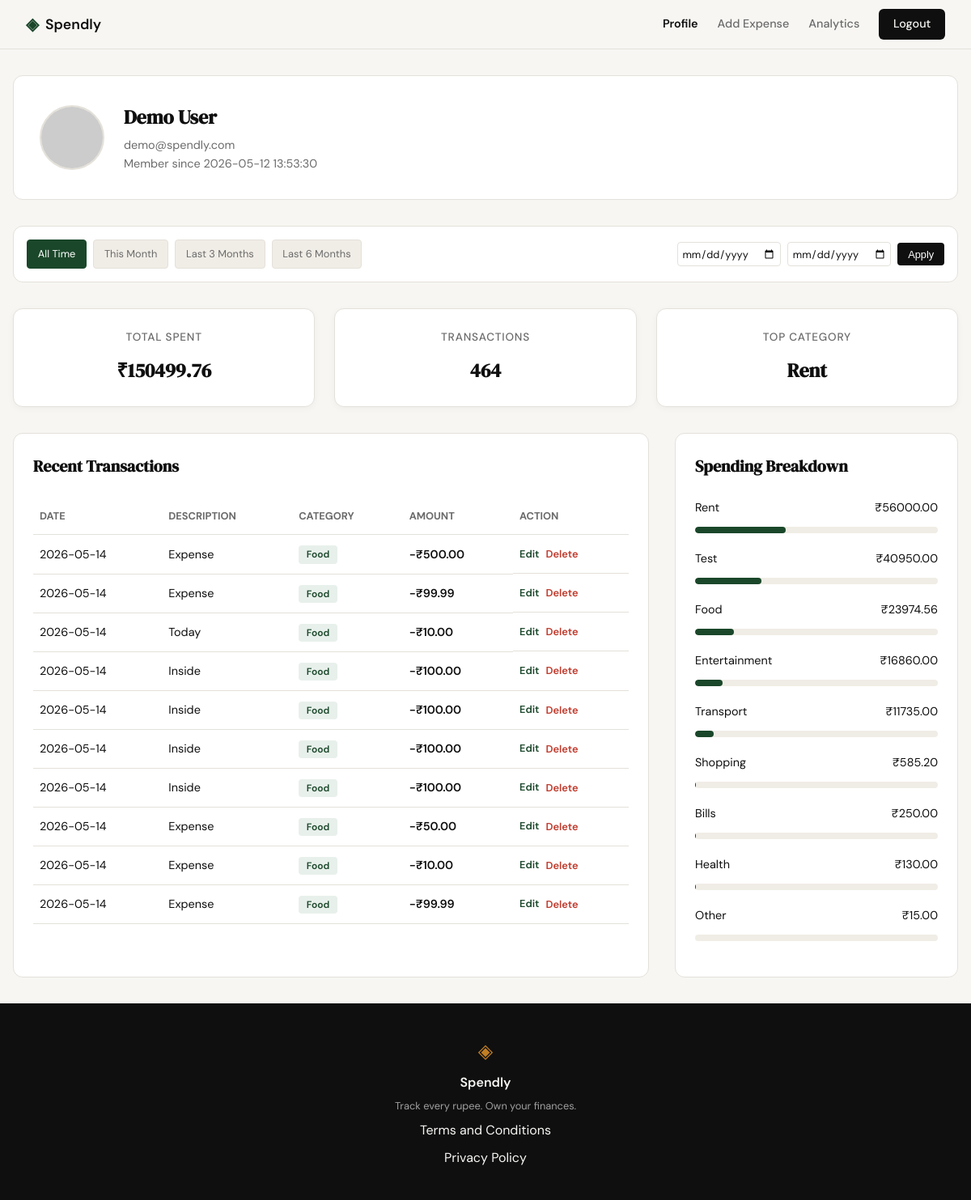
Screenshot of /profile (signed in) with the database file from the repository.
### tables this page shows
CREATE TABLE users (
            id INTEGER PRIMARY KEY AUTOINCREMENT,
            name TEXT NOT NULL,
            email TEXT UNIQUE NOT NULL,
            password_hash TEXT NOT NULL,
            created_at TEXT DEFAULT (datetime('now'))
        );

CREATE TABLE expenses (
            id INTEGER PRIMARY KEY AUTOINCREMENT,
            user_id INTEGER NOT NULL,
            amount REAL NOT NULL,
            category TEXT NOT NULL,
            date TEXT NOT NULL,
            description TEXT,
            created_at TEXT DEFAULT (datetime('now')),
            FOREIGN KEY (user_id) REFERENCES users (id)
        );

### app.py (the view)
@app.route("/profile")
@login_required
def profile():
    user_id = session.get("user_id")
    date_from = request.args.get("date_from")
    date_to = request.args.get("date_to")
    def validate_date(d):
        if not d: return None
        try:
            return datetime.strptime(d, "%Y-%m-%d").date().isoformat()
        except ValueError:
            return None
    date_from = validate_date(date_from)
    date_to = validate_date(date_to)
    if date_from and date_to and date_from > date_to:
        flash("Start date must be before end date.")
        date_from = date_to = None
    db = get_db()
    user_row = db.execute(
        "SELECT name, email, created_at FROM users WHERE id = ?",
        (user_id,)
    ).fetchone()
    stats_row = get_summary_stats(user_id, date_from, date_to)
    total_spent_val = stats_row["total_spent"] if stats_row and stats_row["total_spent"] is not None else 0.0
    transaction_count = stats_row["transaction_count"] if stats_row else 0
    categories_rows = get_category_breakdown(user_id, date_from, date_to)
    category_breakdown = []
    top_category = "N/A"
    for i, row in enumerate(categories_rows):
        category = row["category"]
        amount = row["total"]
        percentage = (amount / total_spent_val * 100) if total_spent_val > 0 else 0
        if i == 0:
            top_category = category
        category_breakdown.append({
            "category": category,
            "amount": f"₹{amount:.2f}",
            "percentage": round(percentage, 1)
        })
    transactions_rows = get_recent_transactions(user_id, date_from=date_from, date_to=date_to)
    user_profile = {
        "user": {
            "name": user_row["name"],
            "email": user_row["email"],
            "join_date": user_row["created_at"],
            "avatar": f"https://api.dicebear.com/7.x/avataaars/svg?seed={user_row['name']}"
        },
        "stats": {
            "total_spent": f"₹{total_spent_val:.2f}",
            "transaction_count": transaction_count,
            "top_category": top_category
        },
        "category_breakdown": category_breakdown,
        "transactions": [
            {
                "id": row["id"],
                "date": row["date"],
                "description": row["description"],
                "category": row["category"],
                "amount": f"-₹{row['amount']:.2f}"
            }
            for row in transactions_rows
        ]
    }
    today = date.today()
    this_month_start = today.replace(day=1).isoformat()
    this_month_end = today.isoformat()
    last_3m_start = (today - relativedelta(months=3)).isoformat()
    last_3m_end = today.isoformat()
    last_6m_start = (today - relativedelta(months=6)).isoformat()
    last_6m_end = today.isoformat()
    return render_template(
        "profile.html",
        profile=user_profile,
        date_from=date_from,
        date_to=date_to,
        this_month_start=this_month_start,
        this_month_end=this_month_end,
        last_3m_start=last_3m_start,
        last_3m_end=last_3m_end,
        last_6m_start=last_6m_start,
        last_6m_end=last_6m_end
    )

### app.py (called while the page is built)
def login_required(f):
    @wraps(f)
    def decorated_function(*args, **kwargs):
        if session.get("user_id") is None:
            return redirect(url_for("login"))
        return f(*args, **kwargs)
    return decorated_function

### database/db.py (called while the page is built)
def get_db():
    if 'db' not in g:
        g.db = sqlite3.connect(current_app.config['DATABASE'])
        g.db.row_factory = sqlite3.Row
        g.db.execute("PRAGMA foreign_keys = ON")
    return g.db

### database/queries.py (called while the page is built)
def get_summary_stats(user_id, date_from=None, date_to=None):
    db = get_db()
    query = "SELECT SUM(amount) as total_spent, COUNT(id) as transaction_count FROM expenses WHERE user_id = ?"
    params = [user_id]
    if date_from and date_to:
        query += " AND date BETWEEN ? AND ?"
        params.extend([date_from, date_to])
    row = db.execute(query, params).fetchone()
    return row

def get_recent_transactions(user_id, limit=10, date_from=None, date_to=None):
    db = get_db()
    query = "SELECT id, date, description, category, amount FROM expenses WHERE user_id = ?"
    params = [user_id]
    if date_from and date_to:
        query += " AND date BETWEEN ? AND ?"
        params.extend([date_from, date_to])
    query += " ORDER BY date DESC LIMIT ?"
    params.append(limit)
    rows = db.execute(query, params).fetchall()
    return rows

def get_category_breakdown(user_id, date_from=None, date_to=None):
    db = get_db()
    query = "SELECT category, SUM(amount) as total FROM expenses WHERE user_id = ?"
    params = [user_id]
    if date_from and date_to:
        query += " AND date BETWEEN ? AND ?"
        params.extend([date_from, date_to])
    query += " GROUP BY category ORDER BY total DESC"
    rows = db.execute(query, params).fetchall()
    return rows

### templates/profile.html (shortened to what this page needs)
{% extends "base.html" %}
{% block content %}
<link rel="stylesheet" href="{{ url_for('static', filename='css/profile.css') }}">
<div class="profile-container">
    <div class="profile-header-card">
        <img src="{{ profile.user.avatar }}" alt="User Avatar" class="profile-avatar">
        <div class="profile-info">
            <h2>{{ profile.user.name }}</h2>
            <p>{{ profile.user.email }}</p>
            <p>Member since {{ profile.user.join_date }}</p>
        </div>
    </div>
    <div class="filter-bar">
        <div class="filter-presets">
            <a href="{{ url_for('profile', date_from='', date_to='') }}"
               class="preset-btn {{ 'active' if not date_from and not date_to }}">All Time</a>
            <a href="{{ url_for('profile', date_from=this_month_start, date_to=this_month_end) }}"
               class="preset-btn {{ 'active' if date_from == this_month_start and date_to == this_month_end }}">This Month</a>
            <a href="{{ url_for('profile', date_from=last_3m_start, date_to=last_3m_end) }}"
               class="preset-btn {{ 'active' if date_from == last_3m_start and date_to == last_3m_end }}">Last 3 Months</a>
            <a href="{{ url_for('profile', date_from=last_6m_start, date_to=last_6m_end) }}"
               class="preset-btn {{ 'active' if date_from == last_6m_start and date_to == last_6m_end }}">Last 6 Months</a>
        </div >
        <form class="custom-range" method="GET" action="{{ url_for('profile') }}">
            <input type="date" name="date_from" value="{{ date_from or '' }}" placeholder="From">
            <input type="date" name="date_to" value="{{ date_to or '' }}" placeholder="To">
            <button type="submit" class="apply-btn">Apply</button>
        </form>
    </div>
    <div class="stats-grid">
        <div class="stat-card">
            <span class="stat-label">Total Spent</span>
            <span class="stat-value">{{ profile.stats.total_spent }}</span>
        </div>
        <div class="stat-card">
            <span class="stat-label">Transactions</span>
            <span class="stat-value">{{ profile.stats.transaction_count }}</span>
        </div>
        <div class="stat-card">
            <span class="stat-label">Top Category</span>
            <span class="stat-value">{{ profile.stats.top_category }}</span>
        </div>
    </div>
    <div class="dashboard-grid">
        <div class="data-card">
            <h3 class="card-title">Recent Transactions</h3>
            <table class="transaction-table">
                <thead>
                    <tr>
                        <th>Date</th>
                        <th>Description</th>
                        <th>Category</th>
                        <th>Amount</th>
                        <th>Action</th>
                    </tr>
                </thead>
                <tbody>
                    {% for tx in profile.transactions %}
                    <tr>
                        <td>{{ tx.date }}</td>
                        <td>{{ tx.description }}</td>
                        <td><span class="category-badge">{{ tx.category }}</span></td>
                        <td class="amount-neg">{{ tx.amount }}</td>
                        <td class="action-cell">
                            <a href="{{ url_for('edit_expense', id=tx.id) }}" class="edit-link">Edit</a>
                            <form action="{{ url_for('delete_expense', id=tx.id) }}" method="POST" style="display: inline;">
                                <button type="submit" class="delete-link" onclick="return confirm('Are you sure you want to delete this expense?')">Delete</button>
                            </form>
                        </td>
                    </tr>
                    {% endfor %}
                </tbody>
            </table>
        </div>
        <div class="data-card">
            <h3 class="card-title">Spending Breakdown</h3>
            <div class="category-list">
                {% for cat in profile.category_breakdown %}
                <div class="category-item">
                    <div class="category-info">
                        <span>{{ cat.category }}</span>
                        <span>{{ cat.amount }}</span>
                    </div>
                    <div class="category-bar-container">
                        <div class="category-bar" style="width: {{ cat.percentage }}%;"></div>
                    </div>
                </div>
                {% endfor %}
            </div>
        </div>
    </div>
</div>
{% endblock %}

### templates/base.html (shortened to what this page needs)
<!DOCTYPE html>
<html lang="en">
<head>
    <link rel="stylesheet" href="{{ url_for('static', filename='css/style.css') }}">
</head>
<body>
    <nav class="navbar">
        <div class="nav-inner">
            <a href="{{ url_for('landing') }}" class="nav-brand">
                <span class="brand-icon">◈</span>
                <span class="brand-name">Spendly</span>
            </a>
            <div class="nav-links">
                {% if session.get('user_id') %}
                    <a href="{{ url_for('profile') }}" class="{{ 'active' if request.endpoint == 'profile' }}">Profile</a>
                    <a href="{{ url_for('add_expense') }}" class="{{ 'active' if request.endpoint == 'add_expense' }}">Add Expense</a>
                    <a href="{{ url_for('analytics') }}" class="{{ 'active' if request.endpoint == 'analytics' }}">Analytics</a>
                    <a href="{{ url_for('logout') }}" class="nav-cta">Logout</a>
                {% else %}
                    <a href="{{ url_for('login') }}">Sign in</a>
                    <a href="{{ url_for('register') }}" class="nav-cta">Get started</a>
                {% endif %}
            </div>
        </div>
    </nav>
    <main class="main-content">
        {% block content %}{% endblock %}
    </main>
    <footer class="footer">
        <div class="footer-inner">
            <span class="brand-icon">◈</span>
            <span class="footer-name">Spendly</span>
            <p class="footer-copy">Track every rupee. Own your finances.</p>
            <div class="footer-links" style="display: flex; flex-direction: column; gap: 8px;">
                <a href="{{ url_for('terms') }}">Terms and Conditions</a>
                <a href="{{ url_for('privacy') }}">Privacy Policy</a>
            </div>
        </div>
    </footer>
</body>
</html>

### static/css/style.css (style rules this page uses)
:root { --ink: #0f0f0f; --ink-soft: #2d2d2d; --ink-muted: #6b6b6b; --ink-faint: #a0a0a0; --paper: #f7f6f3; --paper-warm: #f0ede6; --paper-card: #ffffff; --accent: #1a472a; --accent-light: #e8f0eb; --accent-2: #c17f24; --accent-2-light: #fdf3e3; --danger: #c0392b; --danger-light: #fdecea; --border: #e4e1da; --border-soft: #eeebe4; --font-display: 'DM Serif Display', Georgia, serif; --font-body: 'DM Sans', system-ui, sans-serif; --max-width: 1200px; --auth-width: 440px; --radius-sm: 6px; --radius-md: 12px; --radius-lg: 20px; }
*, *::before, *::after { box-sizing: border-box; margin: 0; padding: 0; }
html { font-size: 16px; scroll-behavior: smooth; }
body { background: var(--paper); color: var(--ink); font-family: var(--font-body); font-size: 1rem; line-height: 1.6; -webkit-font-smoothing: antialiased; }
a { color: inherit; text-decoration: none; }
.navbar { position: sticky; top: 0; z-index: 100; background: var(--paper); border-bottom: 1px solid var(--border); padding: 0 2rem; }
.nav-inner { max-width: var(--max-width); margin: 0 auto; height: 60px; display: flex; align-items: center; justify-content: space-between; }
.nav-brand { display: flex; align-items: center; gap: 0.5rem; font-family: var(--font-body); font-weight: 600; font-size: 1.1rem; color: var(--ink); }
.brand-icon { color: var(--accent); font-size: 1.3rem; }
.brand-name { color: var(--ink); }
.nav-links { display: flex; align-items: center; gap: 1.5rem; font-size: 0.9rem; font-weight: 500; }
.nav-links a { color: var(--ink-muted); transition: color 0.2s; }
.nav-links a.active { color: var(--ink); font-weight: 600; }
.nav-cta { background: var(--ink) !important; color: var(--paper) !important; padding: 0.45rem 1.1rem; border-radius: var(--radius-sm); transition: background 0.2s !important; }
.main-content { min-height: calc(100vh - 60px - 100px); }
.stat-card { background: var(--paper-card); border-radius: var(--radius-md); padding: 1rem; display: flex; flex-direction: column; gap: 0.25rem; box-shadow: 0 2px 8px rgba(0,0,0,0.04); }
.stat-label { font-size: 0.7rem; font-weight: 500; color: var(--ink-muted); text-transform: uppercase; letter-spacing: 0.04em; }
.stat-value { font-family: var(--font-display); font-size: 1.1rem; color: var(--ink); }
.category-bar { height: 100%; border-radius: 999px; transition: width 0.6s ease; }
.footer { background: var(--ink); color: var(--paper); padding: 2.5rem 2rem; text-align: center; }
.footer-inner { display: flex; flex-direction: column; align-items: center; gap: 0.4rem; }
.footer .brand-icon { color: var(--accent-2); font-size: 1.5rem; }
.footer-name { font-weight: 600; font-size: 1rem; }
.footer-copy { font-size: 0.8rem; color: var(--ink-faint); }
.action-cell { display: flex; gap: 0.5rem; align-items: center; }

### static/css/profile.css (style rules this page uses)
.filter-bar { background: var(--paper-card); border: 1px solid var(--border); border-radius: var(--radius-md); padding: 1rem; margin-bottom: 2rem; display: flex; flex-wrap: wrap; align-items: center; justify-content: space-between; gap: 1rem; }
.filter-presets { display: flex; gap: 0.5rem; flex-wrap: wrap; }
.preset-btn { padding: 0.4rem 0.8rem; border: 1px solid var(--border); border-radius: 4px; background: var(--paper-warm); color: var(--ink-muted); text-decoration: none; font-size: 0.8rem; transition: all 0.2s ease; }
.preset-btn.active { background: var(--accent); color: white; border-color: var(--accent); }
.custom-range { display: flex; align-items: center; gap: 0.5rem; }
.custom-range input { padding: 0.3rem; border: 1px solid var(--border); border-radius: 4px; font-size: 0.8rem; color: var(--ink); background-color: var(--paper-card); font-family: inherit; }
.apply-btn { padding: 0.4rem 0.8rem; background: var(--ink); color: white; border: none; border-radius: 4px; cursor: pointer; font-size: 0.8rem; }

### rows the page displays
users: user.name "Demo User", user.email "demo@spendly.com", user.join_date "2026-05-12 13:53:30"
expenses: date "2026-05-14", description "Expense", category "Food", amount "-₹500.00"
expenses: date "2026-05-14", description "Expense", category "Food", amount "-₹99.99"
expenses: date "2026-05-14", description "Today", category "Food", amount "-₹10.00"
expenses: date "2026-05-14", description "Inside", category "Food", amount "-₹100.00"
expenses: date "2026-05-14", description "Inside", category "Food", amount "-₹100.00"
expenses: date "2026-05-14", description "Inside", category "Food", amount "-₹100.00"
expenses: date "2026-05-14", description "Inside", category "Food", amount "-₹100.00"
expenses: date "2026-05-14", description "Expense", category "Food", amount "-₹50.00"
expenses: date "2026-05-14", description "Expense", category "Food", amount "-₹10.00"
expenses: date "2026-05-14", description "Expense", category "Food", amount "-₹99.99"

### other values shown
{{ profile.stats.total_spent }} "₹150499.76"
{{ profile.stats.transaction_count }} "464"
{{ profile.stats.top_category }} "Rent"
{{ cat.category }} "Rent" "Test" "Food" "Entertainment" "Transport" "Shopping" "Bills" "Health" "Other"
{{ cat.amount }} "₹56000.00" "₹40950.00" "₹23974.56" "₹16860.00" "₹11735.00" "₹585.20" "₹250.00" "₹130.00" "₹15.00"
